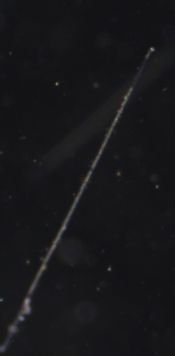
#> input picture rois/test_images/LRAH11_20240319T171632.263513Z_PTVR02LM_1222_486_2124_562_0_175_356_0_original.tif, 175 x 356 px
$ python test_feature_extract.py
#> lines starting #> are read from the running program, lines starting #| are printed output that depends on the picture; after the words box and inside, x2 and y2 are one past the last pixel; in counts of white or black regions, pixels touching at a corner belong together
#> further down, img is the input picture: shape (356, 175, 3); mean B, G, R 25.7, 23.3, 23.4
#> (reads rois/ptvr_proc_settings.json from the repository)
### rois/cvtools.py
# -*- coding: utf-8 -*-
"""
cvtools - image processing tools for plankton images

"""
import time
import json
import csv
import os
import sys
import glob
import datetime
import pickle
import random, string
from math import pi
import cv2
from skimage import morphology, measure, exposure, restoration
from skimage import transform
from skimage.transform import resize
from skimage import util
from skimage import color
from skimage.feature import canny
from skimage.filters import threshold_otsu, scharr, gaussian
from skimage.draw import ellipse_perimeter
import numpy as np
from scipy import ndimage
from loguru import logger

from skimage.segmentation import morphological_chan_vese, checkerboard_level_set

PROC_VERSION = 101
EDGE_THRESH = 2.0
DECONV = True
DECONV_ITER = 9
DECONV_METHOD = 'LR'
DECONV_MASK_WEIGHT = 0.5
ESTIMATE_SHARPNESS = True
SMALL_FLOAT_VAL = 0.0001
BW_BLUR_RADIUS = 3
BAYER_PATTERN = cv2.COLOR_BAYER_RG2RGB

# make a Gaussian kernel
def make_gaussian(size, fwhm = 3, center=None):
    """ Make a square gaussian kernel.
    size is the length of a side of the square
    fwhm is full-width-half-maximum, which
    can be thought of as an effective radius.
    """

    x = np.arange(0, size, 1, float)
    y = x[:,np.newaxis]

    if center is None:
        x0 = y0 = size // 2
    else:
        x0 = center[0]
        y0 = center[1]

    output = np.exp(-4*np.log(2) * ((x-x0)**2 + (y-y0)**2) / fwhm**2)
    output = output/np.sum(output)

    return output

# Encode Bayer pattern string into CV2 bayer pattren code
# [47 lines left out: functions get_bayer_pattern, import_image, convert_to_8bit, not called in this run]

# extract simple features and create a binary representation of the image
# use the binary image to estimate morphological features and save out
# a number of intermediate images
def extract_features(img,
                     original,
                     proc_settings,
                     save_to_disk=False,
                     abs_path='',
                     file_prefix=''):

#> called with save_to_disk = True, abs_path = 'test_images', file_prefix = 'test_output'
    start_time = time.time()

    # Define an empty dictionary to hold all features
    output = {}

    # copy the image to save a raw color version
    output['rawcolor'] = np.copy(img)

    # compute features from gray image
    if proc_settings['channels'] == 3:
        if proc_settings['channel_selector'] in [0,1,2]:
            gray = img[:,:,proc_settings['channel_selector']]
        else:
            gray = np.uint8(np.mean(img,2))
    else:
        gray = img
        #print(img.shape)
        img = np.dstack((img, img, img))
        #$print(img.shape)


    # unpack settings
    high_threshold = proc_settings['edge_threshold_high']
    low_threshold = proc_settings['edge_threshold_low']
    blur_rad = proc_settings['bw_blur_radius']

    # If requested, downsample and upsample before computing edges to remove bayer pattern noise
    if proc_settings['downsample_factor'] > 1:
        gray = cv2.resize(gray,(int(gray.shape[1]/proc_settings['downsample_factor']), int(gray.shape[0]/proc_settings['downsample_factor'])), cv2.INTER_AREA)
        gray = cv2.resize(gray,(int(proc_settings['downsample_factor']*gray.shape[1]), int(proc_settings['downsample_factor']*gray.shape[0])), cv2.INTER_LINEAR)

    # This method is not needed for PTVR images use edge detection only
    # remove background from images
    #bg_threshold = threshold_otsu(gray)
    #bg_scale = 1 + bg_threshold - gray
    #bg_scale[bg_scale < 1] = 1
    #gray[gray < bg_threshold] = 0

    # edge-based segmentation and region filling to define the object
    if proc_settings['edge_detector'] == 'Scharr':
        edges_mag = scharr(gray)
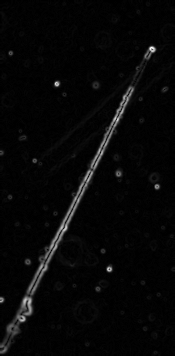
#> edges_mag: shape (356, 175) float64; min 0, max 0.215, mean 0.00627; drawn with min black and max white
        edges_med = np.median(edges_mag)
#> edges_med = 0.00245
        edges_thresh = low_threshold*edges_med
#> edges_thresh = 0.00735
        edges = edges_mag >= edges_thresh
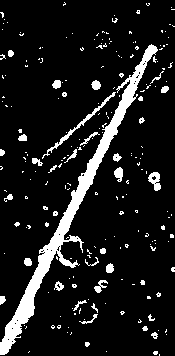
#> edges: shape (356, 175) bool; 10.7% white; 221 white regions (185 under 20 px), largest, box (x1, y1, x2, y2) and area: (0, 44, 158, 355) 4051, (42, 92, 116, 159) 298, (148, 172, 161, 191) 145
        edges = morphology.closing(edges,morphology.square(blur_rad))
#> edges: shape (356, 175) bool; 11.5% white; 161 white regions (124 under 20 px), largest, box (x1, y1, x2, y2) and area: (0, 44, 165, 356) 4676, (48, 132, 100, 173) 204, (148, 172, 161, 191) 164
        filled_edges = ndimage.binary_fill_holes(edges)
        filled_edges = morphology.erosion(filled_edges,morphology.square(blur_rad))
#> filled_edges: shape (356, 175) bool; 6.3% white; 80 white regions (66 under 20 px)
    # edge-based segmentation and region filling to define the object
    elif proc_settings['edge_detector'] == 'Scharr-with-mean':
        edges_mag = scharr(gray)
        edges_mean = np.mean(edges_mag)
        edges_std = np.std(edges_mag)
        edges_thresh = edges_mean + edges_std
        edges = edges_mag > edges_thresh
        edges = morphology.closing(edges,morphology.square(blur_rad))
        filled_edges = ndimage.binary_fill_holes(edges)
        filled_edges = morphology.erosion(filled_edges,morphology.square(blur_rad))
    elif proc_settings['edge_detector'] == 'Canny':
        edges = cv2.Canny(gray, low_threshold, high_threshold)
        edges_mag = edges
        edges = morphology.closing(edges,morphology.square(blur_rad))
        filled_edges = ndimage.binary_fill_holes(edges)
        filled_edges = morphology.erosion(filled_edges,morphology.square(blur_rad))
    else:
        init_ls = checkerboard_level_set(gray.shape, 6)
        # List with intermediate results for plotting the evolution
        ls = morphological_chan_vese(gray, num_iter=11, init_level_set=init_ls,smoothing=3)
        edges_mag = ls
        filled_edges = ls


    # Perform a final region growing opertation to connect isolated parts of
    # distributed objects together

    # define the binary image for further operations
    bw_img = filled_edges

    # Compute morphological descriptors
    label_img = morphology.label(bw_img,connectivity=2,background=0)
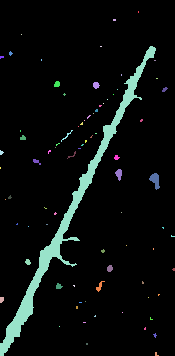
#> label_img: shape (356, 175) int32; 81 distinct labels, from 0 to 80; one colour per label, 0 black
    props = measure.regionprops(label_img,gray)
#> props = 80 regions; largest, box (x1, y1, x2, y2) and area: (0, 46, 156, 356) 3175, (149, 173, 160, 190) 104, (115, 169, 122, 181) 54, (96, 281, 105, 292) 37, (93, 82, 100, 89) 36

    valid_object = False

    data_img = img.copy()

    if len(props) > 0:
        # use only the features from the object with the largest area
        max_area = 0
        max_area_ind = 0

        #logger.info("Total contours: " + str(len(props)))

        area_list = []

        for f in range(0,len(props)):
            area_list.append(props[f].axis_major_length)
            if props[f].axis_major_length > max_area:
                max_area = props[f].axis_major_length
                max_area_ind = f
#> this loop made 80 passes
#> max_area on pass 5: 387
#> after the loop, area_list = 80 values, max 387 at index 4, min 0 at index 2, mean 8.49; max_area = 387; max_area_ind = 4

        area_list = sorted(area_list,reverse=True)
#> area_list = 80 values, max 387 at index 0, min 0 at index 63, mean 8.49

        # determine type of object from decending list of areas
        object_type = 'Isolated'
        # [5 lines of commented-out code are left out]

        ii = max_area_ind
#> ii = 4


        # Save only the BW image with the largets area
        if not proc_settings['object_selection'] == "Full ROI" and not object_type == "Aggregate":
            bw_img = (label_img) == props[ii].label
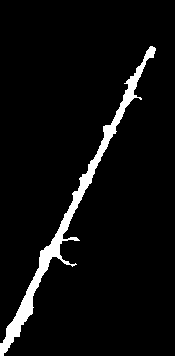
#> bw_img: shape (356, 175) bool; 5.1% white; 1 white region, box (x1, y1, x2, y2) and area: (0, 46, 156, 356) 3175
        else:
            bw_img = label_img > 0
            # recompute props on single mask
            props = measure.regionprops(bw_img.astype(np.uint8),gray)
            ii = 0


        # Check for clipped image
        if np.max(bw_img) == 0:
            bw = bw_img
        else:
            bw = bw_img/np.max(bw_img)

        features = {}

        clip_frac = float(np.sum(bw[:,1]) +
                np.sum(bw[:,-2]) +
                np.sum(bw[1,:]) +
                np.sum(bw[-2,:]))/(2*bw.shape[0]+2*bw.shape[1])
#> clip_frac = 0.016


        # Save simple features of the object
        if not proc_settings['object_selection'] == "Full ROI":
            features['area'] = props[ii].area
            features['minor_axis_length'] = props[ii].axis_minor_length
            features['major_axis_length'] = props[ii].axis_major_length
            if props[ii].axis_major_length == 0:
                features['aspect_ratio'] = 1
            else:
                features['aspect_ratio'] = props[ii].axis_minor_length/props[ii].axis_major_length
            features['orientation'] = props[ii].orientation
        else:
            features['area'] = bw.shape[0]*bw.shape[1]
            features['minor_axis_length'] = np.min([bw.shape[0], bw.shape[1]])
            features['major_axis_length'] = np.max([bw.shape[0], bw.shape[1]])
            if props[ii].axis_major_length == 0:
                features['aspect_ratio'] = 1
            else:
                features['aspect_ratio'] = props[ii].axis_minor_length/props[ii].axis_major_length
            features['orientation'] = 0

        # draw an ellipse using the major and minor axis lengths
        cv2.ellipse(data_img,
            (int(props[ii].centroid[1]),int(props[ii].centroid[0])),
            (int(props[ii].axis_minor_length/2),int(props[ii].axis_major_length/2)),
            180 - 180/np.pi*props[ii].orientation,
            0,
            360,
            (0,255,0),
            2
        )
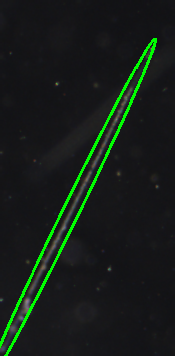
#> data_img: shape (356, 175, 3); 3.34% of pixels changed, all inside (x1, y1, x2, y2) = (0, 38, 157, 356)

        # save all features except for those with  pixel data
        output_dict = {}
        for prop in props[ii]:
            if prop == 'convex_image':
                continue
            if prop == 'filled_image':
                continue
            if prop == 'image':
                continue
            if prop == 'coords':
                continue
            output_dict[prop] = props[ii][prop]
#> this loop made 41 passes
#> after the loop, output_dict = 39 items

        features = output_dict
#> features = 39 items
        #print features
        features['clipped_fraction'] = clip_frac
        valid_object = True

    else:

        valid_object = False
        features = {}
        features['clipped_fraction'] = 1.0

        # Save simple features of the object
        features['area'] = 0.0
        features['minor_axis_length'] = 0.0
        features['major_axis_length'] = 0.0
        features['aspect_ratio'] = 1
        features['orientation'] = 0.0


    # sharpness analysis of the image using FFTs
    if proc_settings['estimate_sharpness']:
        if valid_object:

            gray_img = gray

            pad_size = 6
            # pad gray image to square shape for FFT
            for s in [6,7,8,9,10,11,12,13,14]:
                if np.max(gray_img.shape) <= 2**s:
                    pad_r = 2**s - gray_img.shape[0]
                    pad_c = 2**s - gray_img.shape[1]
                    real_img = np.pad(gray_img,[(0,pad_r),(0,pad_c)],mode='constant') # default is 0 for pad value
                #print "Pad size: " + str(2**s)
                    pad_size = 2**s
                    break


            # prefilter the image to remove some of the DC
            real_img = real_img.astype('float') - np.mean(img)

            # window the image to reduce ringing and energy leakage
            wind = make_gaussian(pad_size, pad_size/2, center=None)

            # estimate blur of the image using the method from Roberts et. al 2011
            the_fft = np.fft.fft2(real_img*wind)
            fft_mag = (np.abs(the_fft).astype('float'))
            fft_mag = np.fft.fftshift(fft_mag)
            fft_mag = gaussian(fft_mag,2)

            # find all frequencies with energy above 5% of the max in the spectrum
            mask = fft_mag > 0.02*np.max(fft_mag)
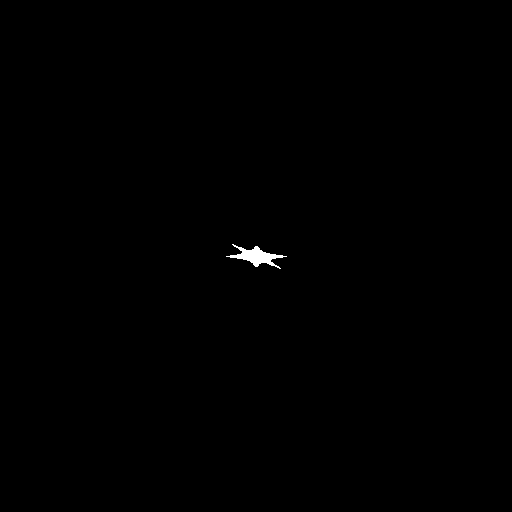
#> mask: shape (512, 512) bool; 0.2% white; 1 white region, box (x1, y1, x2, y2) and area: (226, 244, 287, 269) 537

            rr = (mask.nonzero())[0]
#> rr = 537 values from 244 to 268
            rr = rr.astype('float') - pad_size/2
#> rr = 537 values from -12 to 12
            rr = 4*rr/pad_size
#> rr = 537 values from -0.0938 to 0.0938
            cc = (mask.nonzero())[1]
#> cc = 537 values, max 286 at index 298, min 226 at index 238, mean 256
            cc = cc.astype('float') - pad_size/2
#> cc = 537 values, max 30 at index 298, min -30 at index 238, mean 0
            cc = 4*cc/pad_size
#> cc = 537 values, max 0.234 at index 298, min -0.234 at index 238, mean 0

            #cv2.imwrite('fft_mask.tif',255*mask.astype('uint8'))
            #cv2.imwrite('fft_mag.tif',(255*fft_mag/np.max(fft_mag)).astype('uint8'))

            rad = np.sqrt(rr**2 + cc**2)
#> rad = 537 values, max 0.234 at index 238, min 0 at index 268, mean 0.0905

        else:

            rad = 0
    else:

        rad = 0


    # mask the raw image with smoothed foreground mask
    blurd_bw_img = gaussian(bw_img,blur_rad)
    blurd_bw_img = blurd_bw_img/np.max(blurd_bw_img)
    for ind in range(0,3):
        img[:,:,ind] = img[:,:,ind]*blurd_bw_img

    # normalize the image as a float
    if np.max(img) == 0:
        img = np.float32(img)
    else:
        img = np.float32(img)/np.max(img)


    if proc_settings['deconv']:

        # Get the intesity image in HSV space for sharpening
        # ignore 0/0 errors here
        with np.errstate(divide='ignore'):
            hsv_img = color.rgb2hsv(img)
#> hsv_img: shape (356, 175, 3) float32; mean of channels 0, 1, 2 0.0302, 0.0179, 0.0176
        v_img = hsv_img[:,:,2]
        #v_img = v_img*blurd_bw_img


        # unsharp mask before masking with binary image
        if proc_settings['deconv_method'].lower() == "um":

            old_mean = np.mean(v_img)
            blurd = gaussian(v_img,1.0)
            hpfilt = v_img - blurd*proc_settings['deconv_mask_weight']
            v_img = hpfilt/(1-proc_settings['deconv_mask_weight'])

            new_mean = np.mean(v_img)

            if (new_mean) != 0:
                v_img = v_img*old_mean/new_mean


            v_img[v_img > 1] = 1
            v_img = np.uint8(255*v_img)

        # Coerce images to be the same size
        bw_img = resize(bw_img, v_img.shape)

        v_img[v_img == 0] = proc_settings['small_float_val']

        if proc_settings['deconv_method'].lower() == "lr":

            # Make a guess of the PSF for sharpening
            # for now just use a static kernel size
            # @TODO : add these to settings
            psf = make_gaussian(5, 3, center=None)

            v_img = restoration.richardson_lucy(v_img,
                                                psf,
                                                proc_settings['deconv_iter'])

            v_img[v_img < 0] = 0

            if np.max(v_img) == 0:
                v_img = np.uint8(255*v_img)
            else:
                v_img = np.uint8(255*v_img/np.max(v_img))

        # restore the rbg image from hsv
        v_img[v_img == 0] = proc_settings['small_float_val']
        hsv_img[:,:,2] = v_img
#> hsv_img: shape (356, 175, 3) float32; mean of channels 0, 1, 2 0, 0, 4.4
        img = color.hsv2rgb(hsv_img)

        # Need to restore image to 8-bit
        img = np.uint8(255*img)

    else:

        # Need to restore image to 8-bit
        img = np.uint8(255*img)


    # Check for clipped image
    output['clipped_fraction'] = features['clipped_fraction']
    output['valid_object'] = valid_object
    output['features'] = features
    output['image'] = img
    output['binary'] = 255*bw_img
    output['data'] = data_img
    output['sharpness'] = 1024*np.max(rad)
    #output['proc_version'] = proc_settings['proc_version']


    # Save the binary image and also color image if requested
    if save_to_disk and valid_object:

        # [13 lines of commented-out code are left out]
        cv2.imwrite(os.path.join(abs_path,file_prefix+".jpg"),output['image'])
        cv2.imwrite(os.path.join(abs_path,file_prefix+"_binary.png"),output['binary'])
        cv2.imwrite(os.path.join(abs_path,file_prefix+"_rawcolor.png"),output['rawcolor'])
        cv2.imwrite(os.path.join(abs_path,file_prefix+"_rawcolor.jpg"),output['rawcolor'])
        cv2.imwrite(os.path.join(abs_path,file_prefix+"_ellipse.png"),output['data'])
        cv2.imwrite(os.path.join(abs_path,file_prefix+"_ellipse.jpg"),output['data'])
        cv2.imwrite(os.path.join(abs_path,file_prefix+"_edges.png"),255*edges_mag)
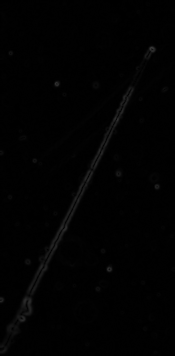
#> saved as test_output_edges.png: shape (356, 175); min 0, max 55, mean 1.6
        cv2.imwrite(os.path.join(abs_path,file_prefix+"_edges.jpg"),255*edges_mag)
        cv2.imwrite(os.path.join(abs_path,file_prefix+"_mask.png"),255*blurd_bw_img)
        if original.size:
            cv2.imwrite(os.path.join(abs_path,file_prefix+"_original.tif"),original)

        cmd = ('zip -mqj ' + os.path.join(abs_path,file_prefix+'.zip ') +
                os.path.join(abs_path,file_prefix+"_binary.png ") +
                os.path.join(abs_path,file_prefix+"_rawcolor.png ") +
                os.path.join(abs_path,file_prefix+"_rawcolor.jpg ") +
                os.path.join(abs_path,file_prefix+"_ellipse.png ") +
                os.path.join(abs_path,file_prefix+"_ellipse.jpg ") +
                os.path.join(abs_path,file_prefix+"_edges.png ") +
                os.path.join(abs_path,file_prefix+"_mask.png ") +
                os.path.join(abs_path,file_prefix+"_edges.jpg ") +
                os.path.join(abs_path,file_prefix+"_features.csv")
            )
        if original.size:
            cmd = cmd + " " + os.path.join(abs_path,file_prefix+"_original.tif")

        os.system(cmd)

    #print "proccessing time " + str(time.time()-start_time)

    return output

### rois/test_feature_extract.py
import cv2
import json
from cvtools import extract_features

settings_path = '/home/rimsadmin/software/rims-ptvr/rois/ptvr_proc_settings.json'
img_path = 'test_images/LRAH11_20240319T171632.263513Z_PTVR02LM_1222_486_2124_562_0_175_356_0_original.tif'

img = cv2.imread(img_path)
settings = json.load(open(settings_path))
extract_features(img,img,settings,save_to_disk=True,abs_path='test_images',file_prefix='test_output')
